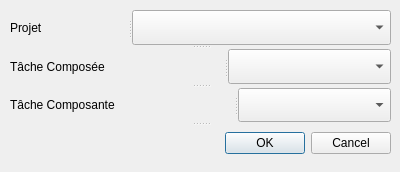
<?xml version="1.0" encoding="UTF-8"?>
<ui version="4.0">
 <class>AjoutCompositionWindow</class>
 <widget class="QDialog" name="AjoutCompositionWindow">
  <property name="geometry">
   <rect>
    <x>0</x>
    <y>0</y>
    <width>400</width>
    <height>172</height>
   </rect>
  </property>
  <property name="windowTitle">
   <string>Ajout d'une Composition</string>
  </property>
  <widget class="QSplitter" name="splitter_4">
   <property name="geometry">
    <rect>
     <x>10</x>
     <y>10</y>
     <width>381</width>
     <height>151</height>
    </rect>
   </property>
   <property name="orientation">
    <enum>Qt::Vertical</enum>
   </property>
   <widget class="QSplitter" name="splitter_3">
    <property name="orientation">
     <enum>Qt::Horizontal</enum>
    </property>
    <widget class="QLabel" name="Prohet_Lab">
     <property name="text">
      <string>Projet</string>
     </property>
    </widget>
    <widget class="QComboBox" name="Projet_Box"/>
   </widget>
   <widget class="QSplitter" name="splitter">
    <property name="orientation">
     <enum>Qt::Horizontal</enum>
    </property>
    <widget class="QLabel" name="Composee_Lab">
     <property name="text">
      <string>Tâche Composée</string>
     </property>
    </widget>
    <widget class="QComboBox" name="Composee_Box"/>
   </widget>
   <widget class="QSplitter" name="splitter_2">
    <property name="orientation">
     <enum>Qt::Horizontal</enum>
    </property>
    <widget class="QLabel" name="Composante_Lab">
     <property name="text">
      <string>Tâche Composante</string>
     </property>
    </widget>
    <widget class="QComboBox" name="Composante_Box"/>
   </widget>
   <widget class="QDialogButtonBox" name="buttonBox">
    <property name="orientation">
     <enum>Qt::Horizontal</enum>
    </property>
    <property name="standardButtons">
     <set>QDialogButtonBox::Cancel|QDialogButtonBox::Ok</set>
    </property>
   </widget>
  </widget>
 </widget>
 <resources/>
 <connections>
  <connection>
   <sender>buttonBox</sender>
   <signal>accepted()</signal>
   <receiver>AjoutCompositionWindow</receiver>
   <slot>accept()</slot>
   <hints>
    <hint type="sourcelabel">
     <x>248</x>
     <y>160</y>
    </hint>
    <hint type="destinationlabel">
     <x>157</x>
     <y>171</y>
    </hint>
   </hints>
  </connection>
  <connection>
   <sender>buttonBox</sender>
   <signal>rejected()</signal>
   <receiver>AjoutCompositionWindow</receiver>
   <slot>reject()</slot>
   <hints>
    <hint type="sourcelabel">
     <x>316</x>
     <y>160</y>
    </hint>
    <hint type="destinationlabel">
     <x>286</x>
     <y>171</y>
    </hint>
   </hints>
  </connection>
 </connections>
</ui>
